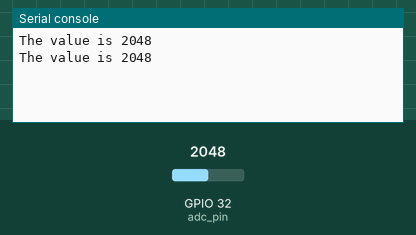
Bench run of a program on a simulated ESP32 board running MicroPython. Shown: the last lines printed to the serial console. Inputs (shaded band) come from the test bench; at power-on: GPIO 32 (adc_pin) = 2048 (analog values on the 0–4095 scale).

Above: at 1.2 s.
1.3 s: GPIO 32 (adc_pin) set to 2866
At 2.6 s:
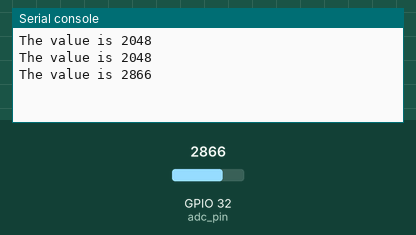
2.8 s: GPIO 32 (adc_pin) set to 3603
At 3.5 s:
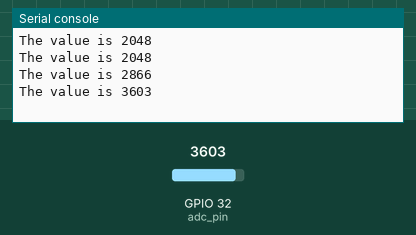
Timing chart, 0 to 5.8 s (numbered marks = the images above; inputs shaded):
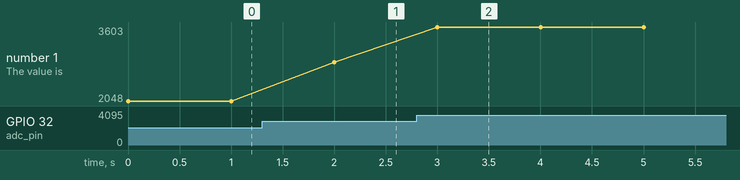

The program:

30_ADC_read.py
```python
import time
from machine import Pin, ADC
from time import sleep

adc_pin = Pin(32, Pin.IN)
adc = ADC(adc_pin)
adc.atten(ADC.ATTN_11DB)

while True:
    print(f'The value is {adc.read()}')
    sleep(1)


# Now you: Make it be a VoltMeter. 
```

Measured:
- after the input at 1.3 s, the serial console: prints a new line after 0.70 s (image 1)
- after the input at 2.8 s, the serial console: prints a new line after 0.20 s (image 2)
- plotted number 1: 2048 → 2866 after the input at 1.3 s, 2866 → 3603 after the input at 2.8 s
